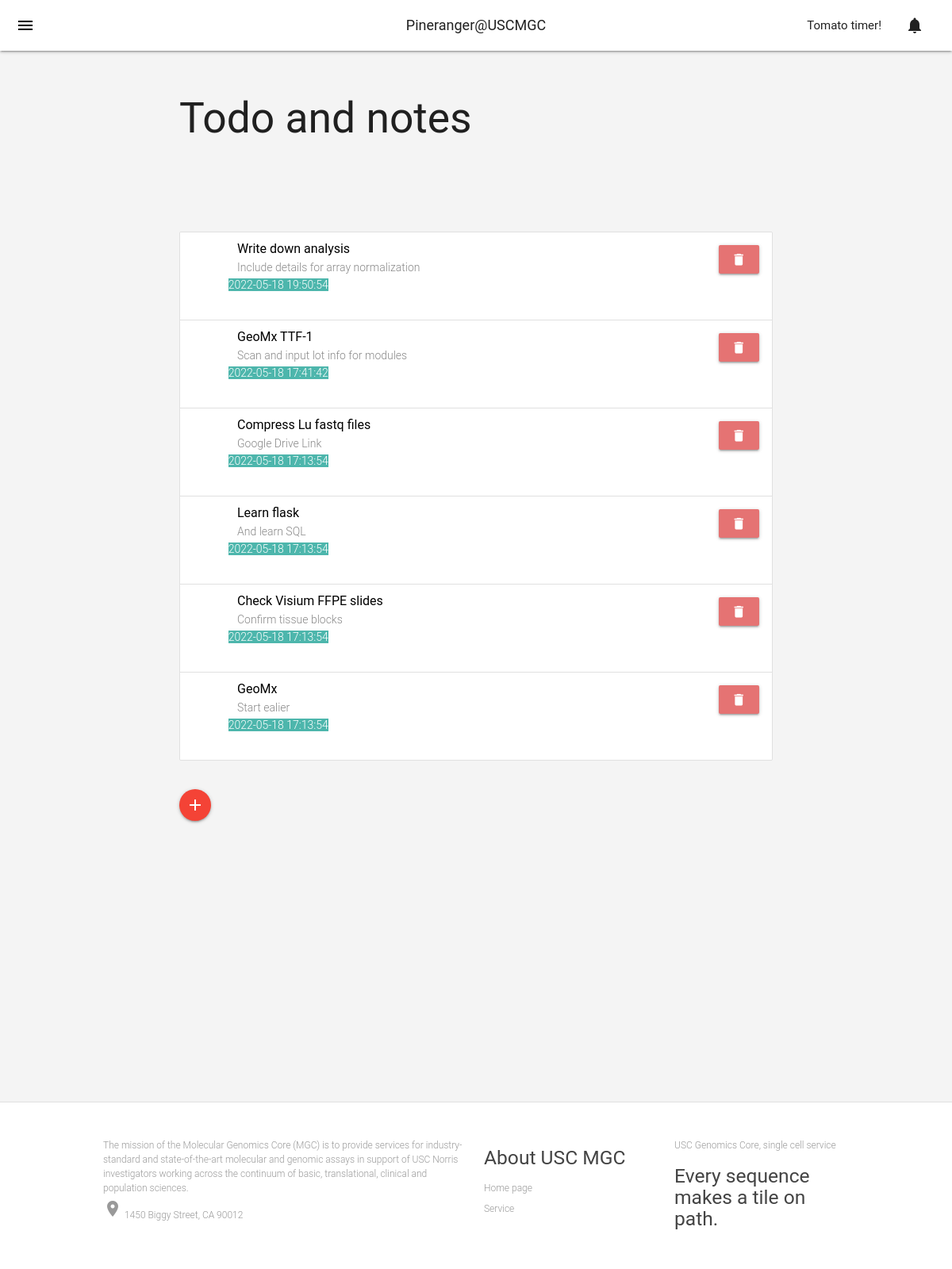
/notes, run on an earlier commit of the app's database.
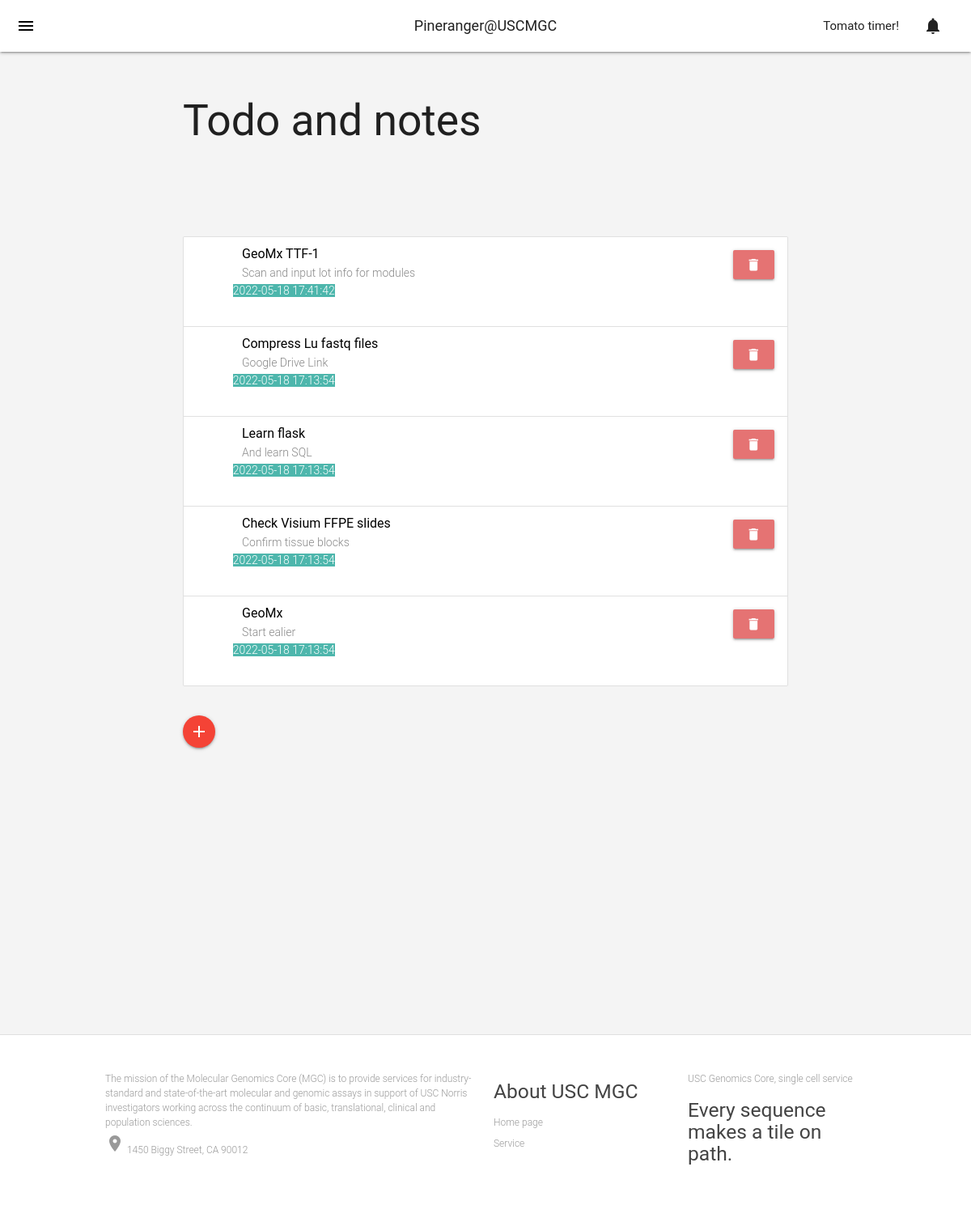
And on a later commit of the database.
### tables this page shows
CREATE TABLE posts (
    id INTEGER PRIMARY KEY AUTOINCREMENT,
    created TIMESTAMP NOT NULL DEFAULT CURRENT_TIMESTAMP,
    title TEXT NOT NULL,
    content TEXT NOT NULL

);

### pineranger.py (the view, shortened to what this page needs)
@app.route('/notes', methods = ("GET", "POST"))
def notes():
    conn = get_db_conn()
    notes = conn.execute('select * from posts order by created desc').fetchall()
    return render_template("notes.html",data = notes)

### pineranger.py (called while the page is built)
def get_db_conn():
    conn = sqlite3.connect("notes.db")
    conn.row_factory = sqlite3.Row
    return conn

### templates/notes.html (shortened to what this page needs)
{% extends 'base.html' %}
{% block content %}
<div class="container">
    <div class="container">
        <div class="row">
            <div class="col s12">
                <h2 class="section-title">Todo and notes</h2>
                <div class="section no-pad-bot" id="note-list">
                    <br>
                    <ul class="collection">
                        {% for note in data %}
                        <li class="collection-item avatar">
                            <a href="#!" class="secondary-content"><i class="material-icons">grade</i></a>
                            <span class="title black-text">{{ note["title"] }}</span>
                            <p> {{ note["content"] }} <br>
                                <span class="row white-text teal lighten-2">
                                    {{ note["created"] }}
                                </span>
                            </p>
                            <form class="secondary-content" action="{{  url_for('delete_note', note_id=note['id']) }}"
                                method="POST">
                                <button class="btn waves-effect waves-light red lighten-2" type="submit"
                                    onclick="return confirm('Remove this note?')"><i class="material-icons"> delete
                                    </i>
                                </button>
                            </form>
                        </li>
                        {% endfor %}
                    </ul>
                    <br>
                    <a onclick="show_div(div_id='new_note_div')" class="btn-floating waves-effect waves-light red"><i
                            class="material-icons">add</i></a>
                </div>
            </div>
        </div>
    </div>
</div>
{% endblock content %}

What changed in the data, as far as the page shows it:
removed posts: title "Write down analysis", content "Include details for array normalization", created "2022-05-18 19:50:54"
